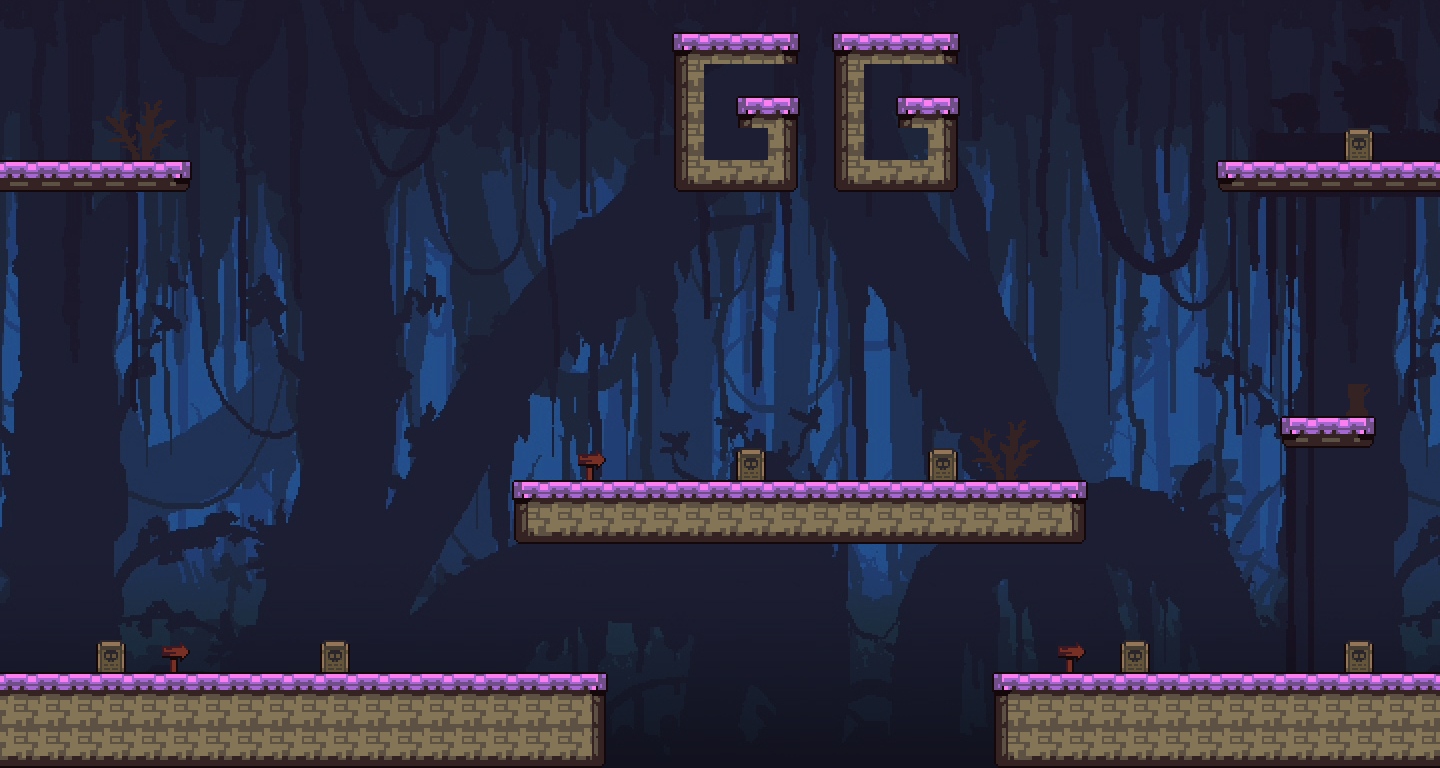

Rendered tile map (Tiled .tmx) drawn with the repository's tilesets; below, a short description and the map source with its tile grids summarised:
An orthogonal 45x24 tile map with 32x32 px tiles, 3 tile layers (Fond, Sol, Objet), 2 tilesets.

<map version="1.2" tiledversion="1.3.1" orientation="orthogonal" renderorder="left-up" compressionlevel="0" width="45" height="24" tilewidth="32" tileheight="32" infinite="0" nextlayerid="4" nextobjectid="1">
 <tileset firstgid="1" name="BG2" tilewidth="32" tileheight="32" tilecount="1980" columns="60">
  <image source="BG2.png" width="1920" height="1080" />
 </tileset>
 <tileset firstgid="1981" name="goodly-2x" tilewidth="32" tileheight="32" tilecount="256" columns="16">
  <image source="goodly-2x.png" width="512" height="512" />
 </tileset>
 <layer id="1" name="Fond" width="45" height="24">
  <data>[1080 cells, 1080 non-empty, 1080 distinct tile ids]</data>
 </layer>
 <layer id="2" name="Sol" width="45" height="24">
  <data>[1080 cells, 179 non-empty, 12 distinct tile ids]</data>
 </layer>
 <layer id="3" name="Objet" width="45" height="24">
  <data>[1080 cells, 23 non-empty, 9 distinct tile ids]</data>
 </layer>
</map>
